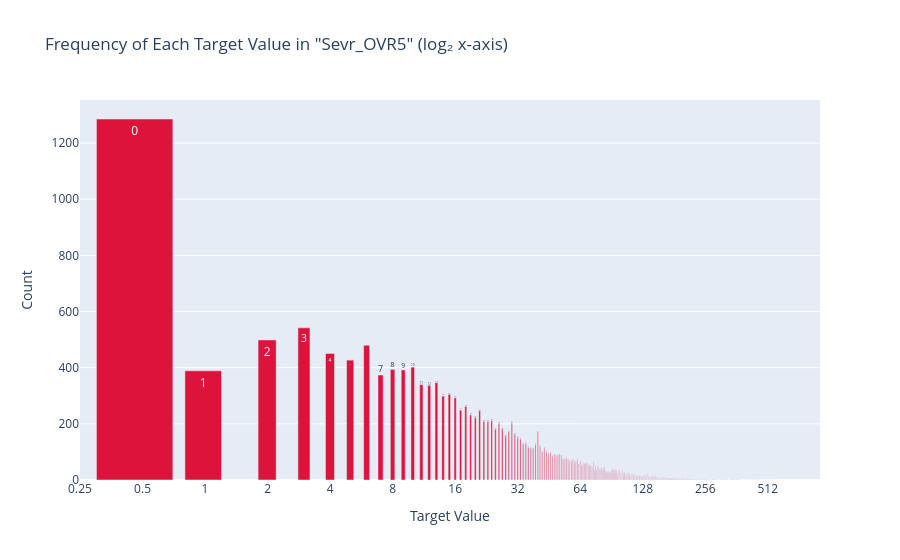

The notebook cell this image was saved under:
### Code cell
plot_log2_frequency(dataset, 'Sevr_OVR5')

### Figure 1 — Plotly figure (JSON) as saved in the notebook; plotly's stock layout.template omitted (floating-point values rounded to 4 significant figures; data arrays with more than 128 entries replaced by an {"elided": "..."} marker saying what was removed)
{"data": [{"hovertemplate": "Value: %{text}<br>Count: %{y}<extra></extra>", "marker": {"color": "crimson"}, "text": {"elided": "357 str values"}, "type": "bar", "x": {"elided": "357 float values"}, "y": {"elided": "357 int values"}}], "layout": {"title": {"text": "Frequency of Each Target Value in \"Sevr_OVR5\" (log₂ x-axis)"}, "xaxis": {"dtick": 0.301, "title": {"text": "Target Value"}, "type": "log"}, "yaxis": {"title": {"text": "Count"}}}}
